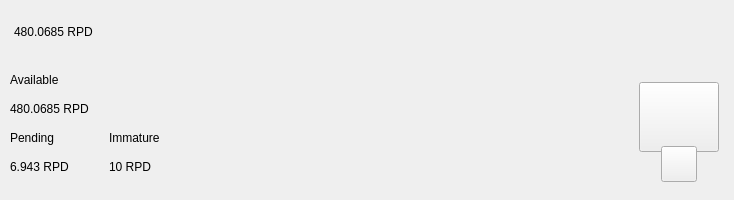
<?xml version="1.0" encoding="UTF-8"?>
<ui version="4.0">
 <class>TopBar</class>
 <widget class="QWidget" name="TopBar">
  <property name="geometry">
   <rect>
    <x>0</x>
    <y>0</y>
    <width>734</width>
    <height>200</height>
   </rect>
  </property>
  <property name="minimumSize">
   <size>
    <width>0</width>
    <height>200</height>
   </size>
  </property>
  <property name="maximumSize">
   <size>
    <width>16777215</width>
    <height>200</height>
   </size>
  </property>
  <property name="windowTitle">
   <string>Form</string>
  </property>
  <layout class="QVBoxLayout" name="verticalLayout_10" stretch="0">
   <property name="spacing">
    <number>0</number>
   </property>
   <property name="leftMargin">
    <number>0</number>
   </property>
   <property name="topMargin">
    <number>0</number>
   </property>
   <property name="rightMargin">
    <number>0</number>
   </property>
   <property name="bottomMargin">
    <number>0</number>
   </property>
   <item>
    <widget class="PFBorderImage" name="containerTop">
     <layout class="QVBoxLayout" name="verticalLayout_11">
      <property name="spacing">
       <number>0</number>
      </property>
      <property name="leftMargin">
       <number>0</number>
      </property>
      <property name="topMargin">
       <number>0</number>
      </property>
      <property name="rightMargin">
       <number>0</number>
      </property>
      <property name="bottomMargin">
       <number>0</number>
      </property>
      <item>
       <widget class="QWidget" name="top_container_2" native="true">
        <property name="minimumSize">
         <size>
          <width>0</width>
          <height>65</height>
         </size>
        </property>
        <layout class="QHBoxLayout" name="top_container">
         <property name="spacing">
          <number>0</number>
         </property>
         <property name="leftMargin">
          <number>14</number>
         </property>
         <property name="topMargin">
          <number>0</number>
         </property>
         <property name="rightMargin">
          <number>14</number>
         </property>
         <property name="bottomMargin">
          <number>0</number>
         </property>
         <item alignment="Qt::AlignVCenter">
          <widget class="QWidget" name="widgetTopAmount" native="true">
           <property name="sizePolicy">
            <sizepolicy hsizetype="Preferred" vsizetype="Maximum">
             <horstretch>0</horstretch>
             <verstretch>0</verstretch>
            </sizepolicy>
           </property>
           <layout class="QHBoxLayout" name="horizontalLayout_5">
            <property name="spacing">
             <number>0</number>
            </property>
            <property name="leftMargin">
             <number>0</number>
            </property>
            <property name="topMargin">
             <number>0</number>
            </property>
            <property name="rightMargin">
             <number>0</number>
            </property>
            <property name="bottomMargin">
             <number>0</number>
            </property>
            <item alignment="Qt::AlignTop">
             <widget class="QLabel" name="labelAmountTopRpd">
              <property name="minimumSize">
               <size>
                <width>0</width>
                <height>36</height>
               </size>
              </property>
              <property name="styleSheet">
               <string notr="true">padding:0px;margin:0px;</string>
              </property>
              <property name="text">
               <string notr="true">480.0685 RPD</string>
              </property>
             </widget>
            </item>
           </layout>
          </widget>
         </item>
         <item>
          <spacer name="horizontalSpacer">
           <property name="orientation">
            <enum>Qt::Horizontal</enum>
           </property>
           <property name="sizeHint" stdset="0">
            <size>
             <width>40</width>
             <height>20</height>
            </size>
           </property>
          </spacer>
         </item>
         <item>
          <layout class="QHBoxLayout" name="horizontalLayout_4">
           <property name="spacing">
            <number>12</number>
           </property>
           <property name="rightMargin">
            <number>0</number>
           </property>
           <item alignment="Qt::AlignRight">
            <widget class="QWidget" name="layoutSync" native="true">
             <property name="minimumSize">
              <size>
               <width>0</width>
               <height>36</height>
              </size>
             </property>
             <property name="maximumSize">
              <size>
               <width>16777215</width>
               <height>36</height>
              </size>
             </property>
             <layout class="QVBoxLayout" name="verticalLayout_9">
              <property name="leftMargin">
               <number>0</number>
              </property>
              <property name="topMargin">
               <number>0</number>
              </property>
              <property name="rightMargin">
               <number>0</number>
              </property>
              <property name="bottomMargin">
               <number>0</number>
              </property>
              <item>
               <widget class="ExpandableButton" name="pushButtonSync" native="true">
                <property name="minimumSize">
                 <size>
                  <width>36</width>
                  <height>36</height>
                 </size>
                </property>
                <property name="maximumSize">
                 <size>
                  <width>16777215</width>
                  <height>36</height>
                 </size>
                </property>
               </widget>
              </item>
             </layout>
            </widget>
           </item>
           <item>
            <widget class="ExpandableButton" name="pushButtonHDUpgrade" native="true">
             <property name="minimumSize">
              <size>
               <width>36</width>
               <height>36</height>
              </size>
             </property>
            </widget>
           </item>
           <item>
            <widget class="ExpandableButton" name="pushButtonStack" native="true">
             <property name="minimumSize">
              <size>
               <width>36</width>
               <height>36</height>
              </size>
             </property>
            </widget>
           </item>
           <item>
            <widget class="ExpandableButton" name="pushButtonColdStaking" native="true">
             <property name="minimumSize">
              <size>
               <width>36</width>
               <height>36</height>
              </size>
             </property>
            </widget>
           </item>
           <item>
            <widget class="ExpandableButton" name="pushButtonConnection" native="true">
             <property name="minimumSize">
              <size>
               <width>36</width>
               <height>36</height>
              </size>
             </property>
            </widget>
           </item>
           <item>
            <widget class="ExpandableButton" name="pushButtonTor" native="true">
             <property name="minimumSize">
              <size>
               <width>36</width>
               <height>36</height>
              </size>
             </property>
            </widget>
           </item>
           <item>
            <widget class="ExpandableButton" name="pushButtonLock" native="true">
             <property name="sizePolicy">
              <sizepolicy hsizetype="Expanding" vsizetype="Expanding">
               <horstretch>0</horstretch>
               <verstretch>0</verstretch>
              </sizepolicy>
             </property>
             <property name="minimumSize">
              <size>
               <width>36</width>
               <height>0</height>
              </size>
             </property>
            </widget>
           </item>
           <item>
            <widget class="ExpandableButton" name="pushButtonFAQ" native="true">
             <property name="minimumSize">
              <size>
               <width>36</width>
               <height>36</height>
              </size>
             </property>
            </widget>
           </item>
          </layout>
         </item>
        </layout>
       </widget>
      </item>
      <item>
       <widget class="QWidget" name="bottom_container" native="true">
        <property name="minimumSize">
         <size>
          <width>0</width>
          <height>135</height>
         </size>
        </property>
        <layout class="QHBoxLayout" name="botton_container">
         <property name="leftMargin">
          <number>10</number>
         </property>
         <property name="topMargin">
          <number>0</number>
         </property>
         <property name="rightMargin">
          <number>10</number>
         </property>
         <property name="bottomMargin">
          <number>10</number>
         </property>
         <item>
          <layout class="QHBoxLayout" name="horizontalLayout_3">
           <property name="bottomMargin">
            <number>9</number>
           </property>
           <item>
            <layout class="QVBoxLayout" name="verticalLayout_7">
             <property name="spacing">
              <number>0</number>
             </property>
             <property name="leftMargin">
              <number>0</number>
             </property>
             <property name="rightMargin">
              <number>30</number>
             </property>
             <item>
              <layout class="QVBoxLayout" name="verticalLayout_2">
               <item>
                <widget class="QLabel" name="labelTitle1">
                 <property name="text">
                  <string>Available</string>
                 </property>
                </widget>
               </item>
               <item>
                <widget class="QLabel" name="labelAmountRpd">
                 <property name="text">
                  <string notr="true">480.0685 RPD</string>
                 </property>
                </widget>
               </item>
              </layout>
             </item>
             <item>
              <layout class="QHBoxLayout" name="horizontalLayout_2">
               <property name="spacing">
                <number>0</number>
               </property>
               <item>
                <layout class="QVBoxLayout" name="verticalLayout_3">
                 <item>
                  <widget class="QLabel" name="labelTitle3">
                   <property name="text">
                    <string>Pending</string>
                   </property>
                  </widget>
                 </item>
                 <item>
                  <widget class="QLabel" name="labelPendingRpd">
                   <property name="text">
                    <string notr="true">6.943 RPD</string>
                   </property>
                  </widget>
                 </item>
                </layout>
               </item>
               <item>
                <spacer name="horizontalSpacer_3">
                 <property name="orientation">
                  <enum>Qt::Horizontal</enum>
                 </property>
                 <property name="sizeType">
                  <enum>QSizePolicy::Fixed</enum>
                 </property>
                 <property name="sizeHint" stdset="0">
                  <size>
                   <width>40</width>
                   <height>20</height>
                  </size>
                 </property>
                </spacer>
               </item>
               <item>
                <layout class="QVBoxLayout" name="verticalLayout_4">
                 <item>
                  <widget class="QLabel" name="labelTitle4">
                   <property name="text">
                    <string>Immature</string>
                   </property>
                  </widget>
                 </item>
                 <item>
                  <widget class="QLabel" name="labelImmatureRpd">
                   <property name="text">
                    <string notr="true">10 RPD</string>
                   </property>
                  </widget>
                 </item>
                </layout>
               </item>
              </layout>
             </item>
            </layout>
           </item>
          </layout>
         </item>
         <item>
          <spacer name="horizontalSpacer_2">
           <property name="orientation">
            <enum>Qt::Horizontal</enum>
           </property>
           <property name="sizeHint" stdset="0">
            <size>
             <width>40</width>
             <height>20</height>
            </size>
           </property>
          </spacer>
         </item>
         <item alignment="Qt::AlignHCenter|Qt::AlignVCenter">
          <widget class="QWidget" name="qrContainer" native="true">
           <property name="sizePolicy">
            <sizepolicy hsizetype="Preferred" vsizetype="Minimum">
             <horstretch>0</horstretch>
             <verstretch>0</verstretch>
            </sizepolicy>
           </property>
           <property name="minimumSize">
            <size>
             <width>90</width>
             <height>110</height>
            </size>
           </property>
           <property name="maximumSize">
            <size>
             <width>90</width>
             <height>110</height>
            </size>
           </property>
           <layout class="QVBoxLayout" name="containerQR">
            <property name="spacing">
             <number>0</number>
            </property>
            <property name="leftMargin">
             <number>5</number>
            </property>
            <property name="topMargin">
             <number>10</number>
            </property>
            <property name="rightMargin">
             <number>5</number>
            </property>
            <property name="bottomMargin">
             <number>0</number>
            </property>
            <item>
             <widget class="QPushButton" name="btnQr">
              <property name="minimumSize">
               <size>
                <width>70</width>
                <height>70</height>
               </size>
              </property>
              <property name="maximumSize">
               <size>
                <width>16777215</width>
                <height>70</height>
               </size>
              </property>
              <property name="focusPolicy">
               <enum>Qt::NoFocus</enum>
              </property>
              <property name="text">
               <string/>
              </property>
              <property name="iconSize">
               <size>
                <width>70</width>
                <height>70</height>
               </size>
              </property>
             </widget>
            </item>
            <item>
             <spacer name="verticalSpacer">
              <property name="orientation">
               <enum>Qt::Vertical</enum>
              </property>
              <property name="sizeType">
               <enum>QSizePolicy::Fixed</enum>
              </property>
              <property name="sizeHint" stdset="0">
               <size>
                <width>20</width>
                <height>20</height>
               </size>
              </property>
             </spacer>
            </item>
            <item alignment="Qt::AlignHCenter|Qt::AlignBottom">
             <widget class="QPushButton" name="pushButtonQR">
              <property name="minimumSize">
               <size>
                <width>36</width>
                <height>36</height>
               </size>
              </property>
              <property name="maximumSize">
               <size>
                <width>36</width>
                <height>36</height>
               </size>
              </property>
              <property name="focusPolicy">
               <enum>Qt::NoFocus</enum>
              </property>
              <property name="text">
               <string/>
              </property>
             </widget>
            </item>
           </layout>
          </widget>
         </item>
        </layout>
       </widget>
      </item>
     </layout>
    </widget>
   </item>
  </layout>
 </widget>
 <customwidgets>
  <customwidget>
   <class>ExpandableButton</class>
   <extends>QWidget</extends>
   <header>qt/rpdchain/expandablebutton.h</header>
   <container>1</container>
  </customwidget>
  <customwidget>
   <class>PFBorderImage</class>
   <extends>QFrame</extends>
   <header>qt/rpdchain/pfborderimage.h</header>
   <container>1</container>
  </customwidget>
 </customwidgets>
 <resources/>
 <connections/>
</ui>
